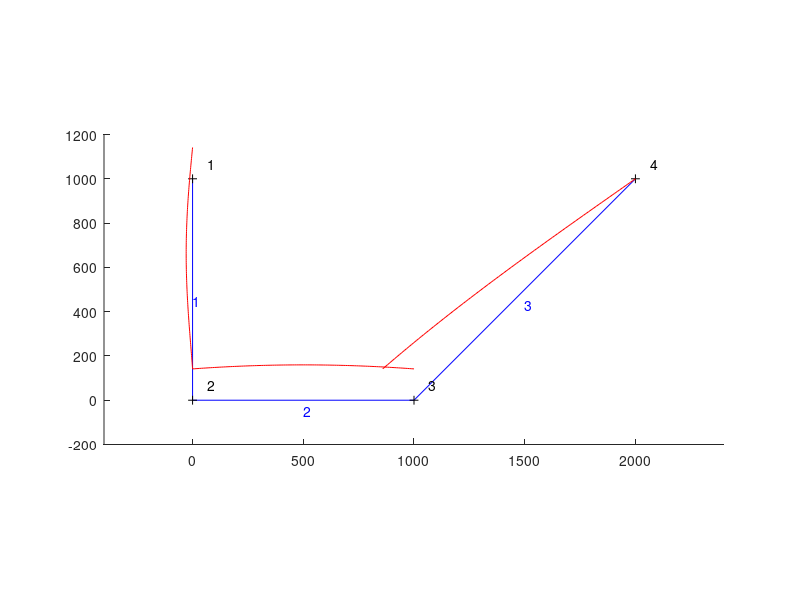
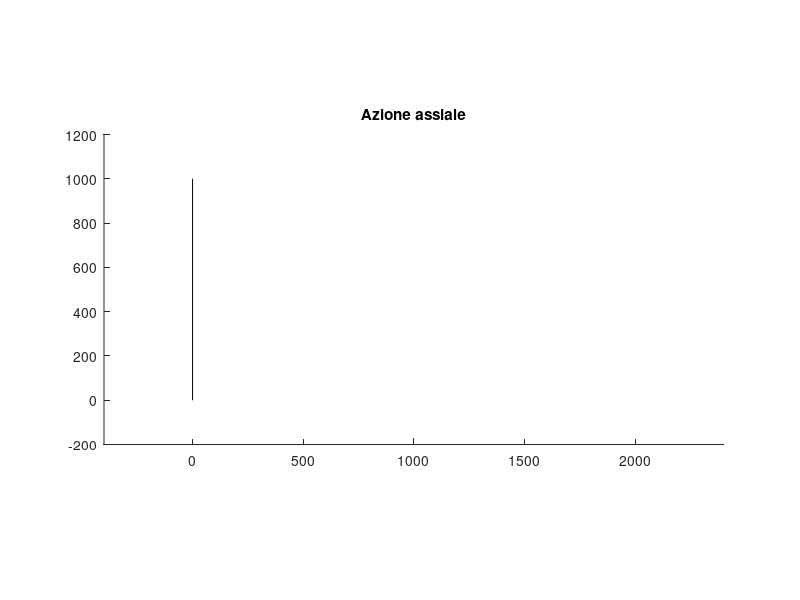

Source code (MATLAB) for these figures, in order: (Note: this script raises an error after producing the figures.)
%%%%%%%%%%%%%%%%%%%%%%%%%%%%%%%%%%%%%%%%%%%%%%%%%%%%%%%%%%
%       Corso di Metodi di Calcolo delle Strutture       %
%               Analisi statica di telai 2D              %
%                      13/01/2016                        %
%                                     Giuseppe COCCHETTI %
%%%%%%%%%%%%%%%%%%%%%%%%%%%%%%%%%%%%%%%%%%%%%%%%%%%%%%%%%%



clear all
clc
close all


db=1000; %[mm]

%Coordinate dei nodi
dXY=[   0, db;
        0,  0;
       db,  0;
     2*db, db];

nNodi=size(dXY,1);  %Numero totale dei nodi
  


%Aste e connessioni (tabelle delle incidenze)
nIncNodi=[1,2;
          2,3;
          3,4];

%nIncGdl=[ 1, 2, 3, 4, 5, 6;
%          4, 5, 6, 7, 8, 9;
%         13, 8, 9,10,11,12];
nIncGdl=[nIncNodi(:,1)*3-2, nIncNodi(:,1)*3-1, nIncNodi(:,1)*3, nIncNodi(:,2)*3-2, nIncNodi(:,2)*3-1, nIncNodi(:,2)*3];
nIncGdl(3,1)=13;

nAste=size(nIncNodi,1);

nGdlTot=max(max(nIncGdl));   %Numero totale dei gradi di liberta' (gdl)




%Parametri meccanici (rigidezza assiale EA e rigidezza flessionale EI)
%    [   E  * A ,        E * I]
dEAI=[206000*(10*30),   206000*(10*30^3/12);
      206000*(10*30),   206000*(10*30^3/12);
      206000*(10*30),   206000*(10*30^3/12)];



%Gdl da vincolare 
nUv=[1,4,10,11]; 

%Gdl da non vincolare
%nUl=[2,3,5,6,7,8,9,12,13]; 
nUl=[2,3,5,6,7,8,9,12,13];
% nUl(nUv)=[];


%Vettore termini noti
dF=zeros([nGdlTot,1]);
dF(13,1)=dF(13,1)-5*10;

%Carichi distribuiti (sistema di riferimento locale) [p, q, m]
dq=-500/db;
dpqm=[0, 2*dq,0;
      0,    0,0;
      0,    0,0];

%Cedimenti vincolari assegnati
dUv=[0,0,0,0]';

%%%%%%%%%%%%%%%%%%%%%%% Termine assegnazione dati %%%%%%%%%%%%%%%%%%%%%%%%%



%%%%%%%%%%%%%%%%%%%%%%%%%%%%% Elaborazione %%%%%%%%%%%%%%%%%%%%%%%%%%%%%%%%

% Costruzione della matrice di rigidezza globale (K)
dK=zeros([nGdlTot,nGdlTot]);
for ne=1:nAste
  nA=nIncNodi(ne,1);  %nA=numero del primo nodo dell'asta
  nB=nIncNodi(ne,2);  %nB=numero del secondo nodo dell'asta

  dXYA=dXY(nA,:);  %dXYA=coordinate del primo nodo dell'asta
  dXYB=dXY(nB,:);  %dXYB=coordinate del secondo nodo dell'asta

  dL=norm(dXYB-dXYA);  %dL=lunghezza dell'asta

  dEAn=dEAI(ne,1); %Rigidezza assiale dell'asta analizzata (numero "ne")
  dEIn=dEAI(ne,2); %Rigidezza flessionale dell'asta analizzata (numero "ne")

  %Matrice di rigidezza della trave analizzata
  dk=[ dEAn/dL,             0,            0, -dEAn/dL,             0,            0;
             0,  12*dEIn/dL^3,  6*dEIn/dL^2,        0, -12*dEIn/dL^3,  6*dEIn/dL^2;
             0,   6*dEIn/dL^2,    4*dEIn/dL,        0,  -6*dEIn/dL^2,    2*dEIn/dL;
      -dEAn/dL,             0,            0,  dEAn/dL,             0,            0;
             0, -12*dEIn/dL^3, -6*dEIn/dL^2,        0,  12*dEIn/dL^3, -6*dEIn/dL^2;
             0,   6*dEIn/dL^2,    2*dEIn/dL,        0,  -6*dEIn/dL^2,    4*dEIn/dL]; 
  
  df=zeros([6,1]);
  dp=dpqm(ne,1); 
  dq=dpqm(ne,2); 
  dm=dpqm(ne,3); 
  df=[dp*dL/2, dq*dL/2-dm, dq*dL^2/12, dp*dL/2, dq*dL/2+dm, -dq*dL^2/12]';
  
  %Matrice di rotazione per l'elemento finito di trave
  de=(dXYB-dXYA)/dL;  %Versore assiale
  dCosAlpha=de(1);
  dSinAlpha=de(2);
  dRt=[ dCosAlpha, dSinAlpha, 0;
       -dSinAlpha, dCosAlpha, 0;
                0,         0, 1];

  dQ=[         dRt, zeros([3,3]);
      zeros([3,3]),         dRt];
              
  dk=dQ'*dk*dQ;
  df=dQ'*df;
  
  %Assemblaggio della matrice dk e del vettore df
  nv=nIncGdl(ne,:); %Vettore dei gdl relativi ai nodi dell'asta analizzata
  dK(nv,nv)=dK(nv,nv)+dk;
  dF(nv,1)=dF(nv,1)+df;
end



%%%%%%%%%%%%%%% Risoluzione del sistema lineare %%%%%%%%%%%%%%%%%%%
%Partizione matrici e vettori con riferimento ai gdl liberi e a quelli da vinvolare
dKll=dK(nUl,nUl);
dKlv=dK(nUl,nUv);
dKvl=dK(nUv,nUl);
dKvv=dK(nUv,nUv);

dFl=dF(nUl,1);
dFv=dF(nUv,1);

dUl=dKll\(dFl-dKlv*dUv);
dSv=dKvl*dUl+dKvv*dUv-dFv;

% Riposizionamento di U e S
dU=zeros([nGdlTot,1]);
dU(nUl,1)=dUl;
dU(nUv,1)=dUv;
dU

dS=zeros([nGdlTot,1]);
dS(nUv,1)=dSv;
dS



%%%%%%%%%%%%%%% Determinazione delle Azioni interne %%%%%%%%%%%%%%%%%%%
dNTM=zeros([6,nAste]);
for ne=1:nAste
  nA=nIncNodi(ne,1);  %nA=numero del primo nodo dell'asta
  nB=nIncNodi(ne,2);  %nB=numero del secondo nodo dell'asta

  dXYA=dXY(nA,:);  %dXYA=coordinate del primo nodo dell'asta
  dXYB=dXY(nB,:);  %dXYB=coordinate del secondo nodo dell'asta

  dL=norm(dXYB-dXYA);  %dL=lunghezza dell'asta

  
  dEAn=dEAI(ne,1); %Rigidezza assiale dell'asta analizzata (numero "ne")
  dEIn=dEAI(ne,2); %Rigidezza flessionale dell'asta analizzata (numero "ne")

  %Matrice di rigidezza della trave analizzata
  dk=[ dEAn/dL,             0,            0, -dEAn/dL,             0,            0;
             0,  12*dEIn/dL^3,  6*dEIn/dL^2,        0, -12*dEIn/dL^3,  6*dEIn/dL^2;
             0,   6*dEIn/dL^2,    4*dEIn/dL,        0,  -6*dEIn/dL^2,    2*dEIn/dL;
      -dEAn/dL,             0,            0,  dEAn/dL,             0,            0;
             0, -12*dEIn/dL^3, -6*dEIn/dL^2,        0,  12*dEIn/dL^3, -6*dEIn/dL^2;
             0,   6*dEIn/dL^2,    2*dEIn/dL,        0,  -6*dEIn/dL^2,    4*dEIn/dL]; 
  
  df=zeros([6,1]);
  dp=dpqm(ne,1); 
  dq=dpqm(ne,2); 
  dm=dpqm(ne,3); 
  df=[dp*dL/2, dq*dL/2-dm, dq*dL^2/12, dp*dL/2, dq*dL/2+dm, -dq*dL^2/12]';

  
  %Matrice di rotazione per l'elemento finito di trave
  de=(dXYB-dXYA)/dL;  %Versore assiale
  dCosAlpha=de(1);
  dSinAlpha=de(2);
  dRt=[ dCosAlpha, dSinAlpha, 0;
       -dSinAlpha, dCosAlpha, 0;
                0,         0, 1];

  dQ=[         dRt, zeros([3,3]);
      zeros([3,3]),         dRt];
  
  
  nv=nIncGdl(ne,:); %Vettore dei gdl relativi ai nodi dell'asta analizzata
  dUab=dU(nv,1);  %Spostamenti relativi ai nodi dell'asta analizzata (sistema globale)
  dUab=dQ*dUab; %Spostamenti relativi ai nodi dell'asta analizzata (sistema locale)
  dNTM(:,ne)=dk*dUab-df; %Azioni di estremita' nell'asta analizzata
  dNTM([1,3,5],ne)=-dNTM([1,3,5],ne);
end

%%%%%%%%%%%%%%%%%%%%%%  FINE ELABORAZIONE  %%%%%%%%%%%%%%%%%%%%%%%%%%%%%%%%





%%%%%%%%%%%%%%%%%%%%%%  RAPPRESENTAZIONE  GRAFICA  %%%%%%%%%%%%%%%%%%%%%%%%

% Definizione della finestra
figure(1)
clf
hold on

dXmin=min(dXY(:,1));
dXmax=max(dXY(:,1));
dYmin=min(dXY(:,2));
dYmax=max(dXY(:,2));

maxdeltaX=dXmax-dXmin;
maxdeltaY=dYmax-dYmin;

if (maxdeltaY==0)
  maxdeltaY=maxdeltaX;
elseif (maxdeltaX==0)
  maxdeltaX=maxdeltaY;
end

dmax=max([maxdeltaX, maxdeltaY]);  % dimensione massima (X o Y) della struttura

axis([dXmin-maxdeltaX/5, dXmax+maxdeltaX/5, dYmin-maxdeltaY/5, dYmax+maxdeltaY/5]);
axis equal

% Configurazione iniziale
for n=1:nAste
  nA=nIncNodi(n,1);
  nB=nIncNodi(n,2);

  dXYA=dXY(nA,:);
  dXYB=dXY(nB,:);

  dLn=norm(dXYB-dXYA);

  plot([dXYA(1),dXYB(1)],[dXYA(2),dXYB(2)],'b-')
  text((dXYA(1)+dXYB(1))/2,(dXYA(2)+dXYB(2))/2-(dLn/20),sprintf('%d',n),'color',[0,0,1]);
end


for nn=1:nNodi
  dXYnn=dXY(nn,:);
  plot([dXYnn(1)-dmax/100,dXYnn(1)+dmax/100],[dXYnn(2),dXYnn(2)],'k-')      
  plot([dXYnn(1),dXYnn(1)],[dXYnn(2)-dmax/100,dXYnn(2)+dmax/100],'k-')      
  text(dXYnn(1)+dmax/30,dXYnn(2)+dmax/30,sprintf('%d',nn))
end



% Configurazione deformata
dUmax=0;
ds=[0:.01:1];
for n=1:nAste
  nA=nIncNodi(n,1);
  nB=nIncNodi(n,2);

  dXYA=dXY(nA,:);
  dXYB=dXY(nB,:);

  dLn=norm(dXYB-dXYA);
  
  dcosAlpha=(dXYB(1)-dXYA(1))/dLn;
  dsinAlpha=(dXYB(2)-dXYA(2))/dLn;

  dRt=[ dcosAlpha, dsinAlpha;
       -dsinAlpha, dcosAlpha];

  dEAn=dEAI(n,1);
  dEIn=dEAI(n,2);

  dUnXY=dU(nIncGdl(n,:),1);
  dUn=dUnXY;
  dUn([1,2],1)=dRt*dUnXY([1,2],1);
  dUn([4,5],1)=dRt*dUnXY([4,5],1);

  dq=dpqm(n,2);
  dUmax=max([dUmax,abs([(1-3*ds.^2+2*ds.^3)*dUn(2,1)+dLn*(ds-2*ds.^2+ds.^3)*dUn(3,1)+(3*ds.^2-2*ds.^3)*dUn(5,1)+dLn*(-ds.^2+ds.^3)*dUn(6,1)]+dq/dEIn/24*dLn^4*((1-ds).^2).*(ds.^2))]);
end

dUmax

if (dUmax>0)
  dAmplificazione=(dmax/10)/dUmax;  % Lo spostamento massimo verra' rappresentato come dmax/10
else
  dAmplificazione=1;
end    

ds=[0:.01:1];
for n=1:nAste
  nA=nIncNodi(n,1);
  nB=nIncNodi(n,2);

  dXYA=dXY(nA,:);
  dXYB=dXY(nB,:);

  dLn=norm(dXYB-dXYA);
  
  dcosAlpha=(dXYB(1)-dXYA(1))/dLn;
  dsinAlpha=(dXYB(2)-dXYA(2))/dLn;

  dRt=[ dcosAlpha, dsinAlpha;
       -dsinAlpha, dcosAlpha];

  dEAn=dEAI(n,1);
  dEIn=dEAI(n,2);

  dUnXY=dU(nIncGdl(n,:),1);
  dUn=dUnXY;
  dUn([1,2],1)=dRt*dUnXY([1,2],1);
  dUn([4,5],1)=dRt*dUnXY([4,5],1);

  dXYd=[(1-ds)*dXYA(1)+ds*dXYB(1);
        (1-ds)*dXYA(2)+ds*dXYB(2)];

  dq=dpqm(n,2);
  dXYd=dXYd+dAmplificazione*dRt'*[(1-ds)*dUn(1,1)+ds*dUn(4,1)+(dp/dEAn/2*dLn^2)*ds.*(1-ds);
                                  [(1-3*ds.^2+2*ds.^3)*dUn(2,1)+dLn*(ds-2*ds.^2+ds.^3)*dUn(3,1)+(3*ds.^2-2*ds.^3)*dUn(5,1)+dLn*(-ds.^2+ds.^3)*dUn(6,1)]+dq/dEIn/24*dLn^4*((1-ds).^2).*(ds.^2)];
  plot(dXYd(1,:),dXYd(2,:),'r-')
end



% Rappresentazione azioni interne (azioni assiali) sulla configurazione iniziale 
% Definizione della finestra
figure(2)
clf
hold on

axis([dXmin-maxdeltaX/5, dXmax+maxdeltaX/5, dYmin-maxdeltaY/5, dYmax+maxdeltaY/5]);
axis equal

dNmax=max(abs([dNTM(1,:),dNTM(4,:)]));
if (dNmax>0)
  dNAmplificazione=(dmax/10)/dNmax;  % Il diagramma verra' rappresentato con ordinate massime pari a dmax/10
else
  dNAmplificazione=1;
end    

title('Azione assiale')
for n=1:nAste
  nA=nIncNodi(n,1);
  nB=nIncNodi(n,2);

  dXYA=dXY(nA,:);
  dXYB=dXY(nB,:);

  dLn=norm(dXYB-dXYA);
  
  dcosAlpha=(dXYB(1)-dXYA(1))/dLn;
  dsinAlpha=(dXYB(2)-dXYA(2))/dLn;

  plot([dXYA(1),dXYB(1)],[dXYA(2),dXYB(2)],'k-')
  
  fill([dXYB(1), dXYA(1), dXYA(1)+dNAmplificazione*dNTM(1,n)*dsinAlpha, dXYB(1)+dNAmplificazione*dNTM(4,n)*dsinAlpha, dXYB(1)],...
       [dXYB(2), dXYA(2), dXYA(2)-dNAmplificazione*dNTM(1,n)*dcosAlpha, dXYB(2)-dNAmplificazione*dNTM(4,n)*dcosAlpha, dXYB(2)],'r-')
end
for n=1:nAste
  nA=nIncNodi(n,1);
  nB=nIncNodi(n,2);

  dXYA=dXY(nA,:);
  dXYB=dXY(nB,:);

  dLn=norm(dXYB-dXYA);
  
  dcosAlpha=(dXYB(1)-dXYA(1))/dLn;
  dsinAlpha=(dXYB(2)-dXYA(2))/dLn;

  if (dNTM(1,n)>=0)
    text(dXYA(1)+(dXYB(1)-dXYA(1))*.1-(dLn/20)*dsinAlpha,dXYA(2)+(dXYB(2)-dXYA(2))*.1+(dLn/20)*dcosAlpha,sprintf('%g',dNTM(1,n)))
  else
    text(dXYA(1)+(dXYB(1)-dXYA(1))*.1+(dLn/20)*dsinAlpha,dXYA(2)+(dXYB(2)-dXYA(2))*.1-(dLn/20)*dcosAlpha,sprintf('%g',dNTM(1,n)))
  end
  if (dNTM(4,n)>=0)
    text(dXYB(1)-(dXYB(1)-dXYA(1))*.1-(dLn/20)*dsinAlpha,dXYB(2)-(dXYB(2)-dXYA(2))*.1+(dLn/20)*dcosAlpha,sprintf('%g',dNTM(4,n)))
  else
    text(dXYB(1)-(dXYB(1)-dXYA(1))*.1+(dLn/20)*dsinAlpha,dXYB(2)-(dXYB(2)-dXYA(2))*.1-(dLn/20)*dcosAlpha,sprintf('%g',dNTM(4,n)))
  end
end




figure(3)
clf
hold on

axis([dXmin-maxdeltaX/5, dXmax+maxdeltaX/5, dYmin-maxdeltaY/5, dYmax+maxdeltaY/5]);
axis equal

dTmax=max(abs([dNTM(2,:),dNTM(5,:)]));
if (dTmax>0)
  dTAmplificazione=(dmax/10)/dTmax;  % Il diagramma verra' rappresentato con ordinate massime pari a dmax/10
else
  dTAmplificazione=1;
end    

title('Azione di taglio')
for n=1:nAste
  nA=nIncNodi(n,1);
  nB=nIncNodi(n,2);

  dXYA=dXY(nA,:);
  dXYB=dXY(nB,:);

  dLn=norm(dXYB-dXYA);
  
  dcosAlpha=(dXYB(1)-dXYA(1))/dLn;
  dsinAlpha=(dXYB(2)-dXYA(2))/dLn;

  plot([dXYA(1),dXYB(1)],[dXYA(2),dXYB(2)],'k-')
  
  fill([dXYB(1), dXYA(1), dXYA(1)+dTAmplificazione*dNTM(2,n)*dsinAlpha, dXYB(1)+dTAmplificazione*dNTM(5,n)*dsinAlpha, dXYB(1)],...
       [dXYB(2), dXYA(2), dXYA(2)-dTAmplificazione*dNTM(2,n)*dcosAlpha, dXYB(2)-dTAmplificazione*dNTM(5,n)*dcosAlpha, dXYB(2)],'r-')
end
for n=1:nAste
  nA=nIncNodi(n,1);
  nB=nIncNodi(n,2);

  dXYA=dXY(nA,:);
  dXYB=dXY(nB,:);

  dLn=norm(dXYB-dXYA);
  
  dcosAlpha=(dXYB(1)-dXYA(1))/dLn;
  dsinAlpha=(dXYB(2)-dXYA(2))/dLn;

  if (dNTM(2,n)>=0)
    text(dXYA(1)+(dXYB(1)-dXYA(1))*.1-(dLn/20)*dsinAlpha,dXYA(2)+(dXYB(2)-dXYA(2))*.1+(dLn/20)*dcosAlpha,sprintf('%g',dNTM(2,n)))
  else
    text(dXYA(1)+(dXYB(1)-dXYA(1))*.1+(dLn/20)*dsinAlpha,dXYA(2)+(dXYB(2)-dXYA(2))*.1-(dLn/20)*dcosAlpha,sprintf('%g',dNTM(2,n)))
  end
  if (dNTM(5,n)>=0)
    text(dXYB(1)-(dXYB(1)-dXYA(1))*.1-(dLn/20)*dsinAlpha,dXYB(2)-(dXYB(2)-dXYA(2))*.1+(dLn/20)*dcosAlpha,sprintf('%g',dNTM(5,n)))
  else
    text(dXYB(1)-(dXYB(1)-dXYA(1))*.1+(dLn/20)*dsinAlpha,dXYB(2)-(dXYB(2)-dXYA(2))*.1-(dLn/20)*dcosAlpha,sprintf('%g',dNTM(5,n)))
  end
end




figure(4)
clf
hold on

axis([dXmin-maxdeltaX/5, dXmax+maxdeltaX/5, dYmin-maxdeltaY/5, dYmax+maxdeltaY/5]);
axis equal

dMmax=0;
for n=1:nAste
  if (dNTM(2,n)*dNTM(5,n)<0)
    dq=dpqm(n,2);
    dMmax=max([dMmax,abs([dNTM(3,n),dNTM(6,n),dNTM(3,n)-dNTM(2,n)^2/2/dq])]);  
  else
    dMmax=max([dMmax,abs([dNTM(3,n),dNTM(6,n)])]);  
  end
end

if (dMmax>0)
  dMAmplificazione=(dmax/10)/dMmax;  % Il diagramma verra' rappresentato con ordinate massime pari a dmax/10
else
  dMAmplificazione=1;
end    

title('Momento flettente')
for n=1:nAste
  nA=nIncNodi(n,1);
  nB=nIncNodi(n,2);

  dXYA=dXY(nA,:);
  dXYB=dXY(nB,:);

  dLn=norm(dXYB-dXYA);
  
  dcosAlpha=(dXYB(1)-dXYA(1))/dLn;
  dsinAlpha=(dXYB(2)-dXYA(2))/dLn;

  plot([dXYA(1),dXYB(1)],[dXYA(2),dXYB(2)],'k-')

  dq=dpqm(n,2);
  fill([dXYB(1), dXYA(1), dXYA(1)+[0:.01:1]*(dXYB(1)-dXYA(1))+dMAmplificazione*[dNTM(3,n)+dNTM(2,n)*[0:.01:1]*dLn+dq/2*([0:.01:1]*dLn).^2]*dsinAlpha, dXYB(1)],...
       [dXYB(2), dXYA(2), dXYA(2)+[0:.01:1]*(dXYB(2)-dXYA(2))-dMAmplificazione*[dNTM(3,n)+dNTM(2,n)*[0:.01:1]*dLn+dq/2*([0:.01:1]*dLn).^2]*dcosAlpha, dXYB(2)],'r-')
end
for n=1:nAste
  nA=nIncNodi(n,1);
  nB=nIncNodi(n,2);

  dXYA=dXY(nA,:);
  dXYB=dXY(nB,:);

  dLn=norm(dXYB-dXYA);
  
  dcosAlpha=(dXYB(1)-dXYA(1))/dLn;
  dsinAlpha=(dXYB(2)-dXYA(2))/dLn;

  if (dNTM(3,n)>=0)
    text(dXYA(1)+(dXYB(1)-dXYA(1))*.1-(dLn/20)*dsinAlpha,dXYA(2)+(dXYB(2)-dXYA(2))*.1+(dLn/20)*dcosAlpha,sprintf('%g',dNTM(3,n)))
  else
    text(dXYA(1)+(dXYB(1)-dXYA(1))*.1+(dLn/20)*dsinAlpha,dXYA(2)+(dXYB(2)-dXYA(2))*.1-(dLn/20)*dcosAlpha,sprintf('%g',dNTM(3,n)))
  end
  if (dNTM(6,n)>=0)
    text(dXYB(1)-(dXYB(1)-dXYA(1))*.1-(dLn/20)*dsinAlpha,dXYB(2)-(dXYB(2)-dXYA(2))*.1+(dLn/20)*dcosAlpha,sprintf('%g',dNTM(6,n)))
  else
    text(dXYB(1)-(dXYB(1)-dXYA(1))*.1+(dLn/20)*dsinAlpha,dXYB(2)-(dXYB(2)-dXYA(2))*.1-(dLn/20)*dcosAlpha,sprintf('%g',dNTM(6,n)))
  end
end





